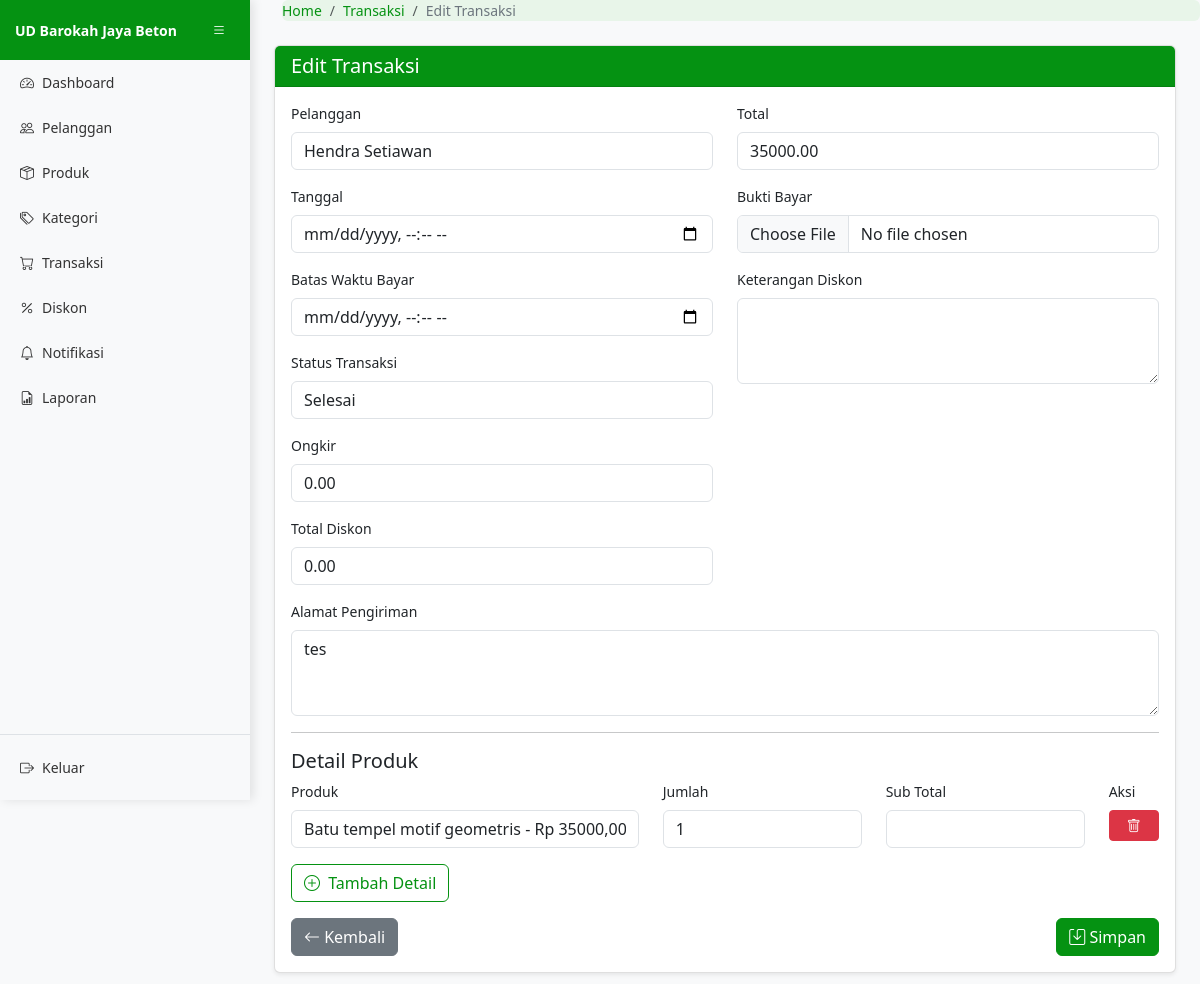
Screenshot of /transaksi/7/edit/ (signed in) with the database file from the repository.
### core/models.py (models this page shows, shortened)
class Transaksi(models.Model):
    STATUS_CHOICES = [
        ('pending', 'Pending'),
        ('dibayar', 'Dibayar'),
        ('dikirim', 'Dikirim'),
        ('selesai', 'Selesai'),
        ('dibatalkan', 'Dibatalkan'),
    ]
    tanggal = models.DateTimeField(default=date.today)
    total = models.DecimalField(max_digits=10, decimal_places=2)
    ongkir = models.DecimalField(max_digits=10, decimal_places=2, default=0)
    status_transaksi = models.CharField(max_length=20, choices=STATUS_CHOICES, default='pending')
    bukti_bayar = models.FileField(upload_to='bukti_bayar/', blank=True, null=True)
    pelanggan = models.ForeignKey(Pelanggan, on_delete=models.CASCADE)
    alamat_pengiriman = models.TextField()
    feedback = models.TextField(blank=True, null=True)
    fotofeedback = models.ImageField(upload_to='feedback/', blank=True, null=True)
    waktu_checkout = models.DateTimeField(auto_now_add=True)
    batas_waktu_bayar = models.DateTimeField()
    total_diskon = models.DecimalField(max_digits=10, decimal_places=2, default=0)
    keterangan_diskon = models.TextField(blank=True, null=True)

class DetailTransaksi(models.Model):
    transaksi = models.ForeignKey(Transaksi, on_delete=models.CASCADE)
    produk = models.ForeignKey(Produk, on_delete=models.CASCADE)
    jumlah_produk = models.IntegerField()
    sub_total = models.DecimalField(max_digits=10, decimal_places=2)

class Produk(models.Model):
    nama_produk = models.CharField(max_length=100)
    deskripsi_produk = models.TextField()
    foto_produk = models.ImageField(upload_to='produk/', blank=True, null=True)
    stok_produk = models.IntegerField(default=0)
    harga_produk = models.DecimalField(max_digits=10, decimal_places=2)
    kategori = models.ForeignKey(Kategori, on_delete=models.CASCADE)

### core/views.py (the view)
# urls.py: path('transaksi/<int:pk>/edit/', views.edit_transaksi, name='edit_transaksi'),
@login_required
def edit_transaksi(request, pk):
    transaksi = get_object_or_404(Transaksi, pk=pk)
    detail_transaksi_list = DetailTransaksi.objects.filter(transaksi=transaksi)
    if request.method == 'POST':
        old_status = Transaksi.objects.get(pk=pk).status_transaksi
        form = TransaksiForm(request.POST, request.FILES, instance=transaksi)
        if form.is_valid():
            transaksi = form.save()
            new_status = form.cleaned_data['status_transaksi']
            if old_status != 'dibatalkan' and new_status == 'dibatalkan':
                detail_transaksi_items = DetailTransaksi.objects.filter(transaksi=transaksi)
                for detail in detail_transaksi_items:
                    Produk.objects.filter(id=detail.produk.id).update(stok_produk=F('stok_produk') + detail.jumlah_produk)
            elif old_status == 'dibatalkan' and new_status != 'dibatalkan':
                detail_transaksi_items = DetailTransaksi.objects.filter(transaksi=transaksi)
                for detail in detail_transaksi_items:
                    Produk.objects.filter(id=detail.produk.id).update(stok_produk=F('stok_produk') - detail.jumlah_produk)
            DetailTransaksi.objects.filter(transaksi=transaksi).delete()
            produk_keys = [key for key in request.POST.keys() if key.startswith('produk_')]
            total_transaksi = 0
            detail_transaksi_objects = []
            for key in produk_keys:
                detail_id = key.split('_')[1]
                produk_id = request.POST.get(key)
                jumlah = request.POST.get(f'jumlah_{detail_id}')
                if produk_id and jumlah:
                    produk = get_object_or_404(Produk, id=produk_id)
                    jumlah = int(jumlah)
                    sub_total = produk.harga_produk * jumlah
                    detail_transaksi = DetailTransaksi(
                        transaksi=transaksi,
                        produk=produk,
                        jumlah_produk=jumlah,
                        sub_total=sub_total
                    )
                    detail_transaksi_objects.append(detail_transaksi)
                    total_transaksi += sub_total
            DetailTransaksi.objects.bulk_create(detail_transaksi_objects)
            transaksi.total = total_transaksi
            transaksi.save()
            messages.success(request, 'Data transaksi berhasil diperbarui.')
            return redirect('daftar_transaksi')
    else:
        form = TransaksiForm(instance=transaksi)
    pelanggan_list = Pelanggan.objects.all()
    produk_list = Produk.objects.all()
    context = {
        'form': form,
        'title': 'Edit Transaksi',
        'transaksi': transaksi,
        'detail_transaksi_list': detail_transaksi_list,
        'pelanggan_list': pelanggan_list,
        'produk_list': produk_list,
    }
    return render(request, 'core/transaksi/form_transaksi.html', context)

### core/models.py (called while the page is built)
    def __str__(self):
        return self.nama_pelanggan

### core/templates/core/transaksi/form_transaksi.html (shortened to what this page needs)
{% extends 'core/basis.html' %}
{% block breadcrumb %}
<li class="breadcrumb-item"><a href="{% url 'daftar_transaksi' %}">Transaksi</a></li>
<li class="breadcrumb-item active">{{ title }}</li>
{% endblock %}
{% block content %}
<div class="container-fluid">
    <div class="card">
        <div class="card-header">
            <h5 class="card-title mb-0">{{ title }}</h5>
        </div>
        <div class="card-body">
            <form method="post" enctype="multipart/form-data">
                <div class="row">
                    <div class="col-md-6">
                        <div class="mb-3">
                            <label for="{{ form.pelanggan.id_for_label }}" class="form-label">Pelanggan</label>
                            {{ form.pelanggan }}
                        </div>
                        <div class="mb-3">
                            <label for="{{ form.tanggal.id_for_label }}" class="form-label">Tanggal</label>
                            {{ form.tanggal }}
                        </div>
                        <div class="mb-3">
                            <label for="{{ form.batas_waktu_bayar.id_for_label }}" class="form-label">Batas Waktu Bayar</label>
                            {{ form.batas_waktu_bayar }}
                        </div>
                        <div class="mb-3">
                            <label for="{{ form.status_transaksi.id_for_label }}" class="form-label">Status Transaksi</label>
                            {{ form.status_transaksi }}
                        </div>
                        <div class="mb-3">
                            <label for="{{ form.ongkir.id_for_label }}" class="form-label">Ongkir</label>
                            {{ form.ongkir }}
                        </div>
                        <div class="mb-3">
                            <label for="{{ form.total_diskon.id_for_label }}" class="form-label">Total Diskon</label>
                            {{ form.total_diskon }}
                        </div>
                    </div>
                    <div class="col-md-6">
                        <div class="mb-3">
                            <label for="{{ form.total.id_for_label }}" class="form-label">Total</label>
                            {{ form.total }}
                        </div>
                        <div class="mb-3">
                            <label for="{{ form.bukti_bayar.id_for_label }}" class="form-label">Bukti Bayar</label>
                            {{ form.bukti_bayar }}
                        </div>
                        <div class="mb-3">
                            <label for="{{ form.keterangan_diskon.id_for_label }}" class="form-label">Keterangan Diskon</label>
                            {{ form.keterangan_diskon }}
                        </div>
                    </div>
                </div>
                <div class="mb-3">
                    <label for="{{ form.alamat_pengiriman.id_for_label }}" class="form-label">Alamat Pengiriman</label>
                    {{ form.alamat_pengiriman }}
                </div>
                <hr>
                <h5>Detail Produk</h5>
                <div id="detail-container">
                    {% for detail in detail_transaksi_list %}
                    <div class="detail-item mb-3">
                        <div class="row">
                            <div class="col-md-5">
                                <label class="form-label">Produk</label>
                                <select name="produk_{{ detail.id }}" class="form-control">
                                    {% for produk in produk_list %}
                                        <option value="{{ produk.id }}" {% if detail.produk.id == produk.id %}selected{% endif %}>
                                            {{ produk.nama_produk }} - Rp {{ produk.harga_produk|floatformat:2 }}
                                        </option>
                                    {% endfor %}
                                </select>
                            </div>
                            <div class="col-md-3">
                                <label class="form-label">Jumlah</label>
                                <input type="number" name="jumlah_{{ detail.id }}" class="form-control" min="1" value="{{ detail.jumlah_produk }}">
                            </div>
                            <div class="col-md-3">
                                <label class="form-label">Sub Total</label>
                                <input type="number" name="subtotal_{{ detail.id }}" class="form-control" step="0.01" value="{{ detail.sub_total }}">
                            </div>
                            <div class="col-md-1">
                                <label class="form-label">Aksi</label>
                                <button type="button" class="btn btn-danger btn-sm remove-detail w-100">
                                    <i class="bi bi-trash"></i>
                                </button>
                            </div>
                        </div>
                    </div>
                    {% endfor %}
                </div>
                <button type="button" id="tambah-detail" class="btn btn-outline-dark mb-3">
                    <i class="bi bi-plus-circle me-1"></i> Tambah Detail
                </button>
                <div class="d-flex justify-content-between">
                    <a href="{% url 'daftar_transaksi' %}" class="btn btn-secondary">
                        <i class="bi bi-arrow-left"></i> Kembali
                    </a>
                    <button type="submit" class="btn btn-dark">
                        <i class="bi bi-save"></i> Simpan
                    </button>
                </div>
            </form>
        </div>
    </div>
</div>
{% endblock %}

### core/static/core/css/app.css (style rules this page uses)
body { font-size: .875rem; background-color: #f8f9fa; overflow-x: hidden; }
.card { box-shadow: 0 0.125rem 0.25rem rgba(0, 0, 0, 0.075); border: 1px solid rgba(0, 0, 0, 0.125); margin-bottom: 1rem; }
.card-header { background-color: #059212; color: white; border-bottom: 1px solid rgba(0, 0, 0, 0.125); }
.btn-dark { background-color: #059212; border-color: #059212; }
.btn-outline-dark { color: #059212; border-color: #059212; }
.breadcrumb-item a { color: #059212; text-decoration: none; }
.breadcrumb-item.active { color: #6c757d; }

### rows the page displays
Transaksi: pelanggan "Hendra Setiawan", status_transaksi "Selesai", ongkir "0.00", total_diskon "0.00", total "35000.00", alamat_pengiriman "tes"
DetailTransaksi: produk+id "Batu tempel motif geometris - Rp 35000,00", jumlah_produk "1"

### other values shown
{{ title }} "Edit Transaksi"
